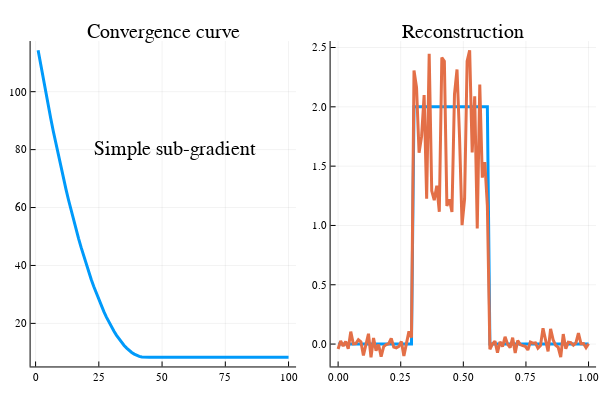

Notebook source saved alongside this figure:
### Markdown cell above
##### Results

We test the algorithm with different initialisation values. We will interpret the results in the next section.

### Code cell
# Initialization
x = zeros(n,1);
lambda=1e-2;
itermax_subgradient_simple=100;
pas = 1
xbest, histo_subgradient_simple = subgradient_simple(x,y,H,W,lambda,pas,itermax_subgradient_simple);
plotly();

iter_subgradient_simple = 1:itermax_subgradient_simple;
x = [xt,xbest];

p1 = plot(iter_subgradient_simple,histo_subgradient_simple,title="Convergence curve",label=["f"],lw=3,ann=[(55,80,"Simple sub-gradient")])
p2 = plot(px,x,title="Reconstruction",label=["True solution" "Optimized solution"],lw=3)
plot(p1,p2,layout=(1,2),legend=false)

### Figure 1 — Plotly figure (JSON) as saved in the notebook; plotly's stock layout.template omitted (floating-point values rounded to 4 significant figures)
{"data": [{"colorbar": {"title": ""}, "legendgroup": ["f"], "line": {"color": "rgba(0, 154, 250, 1.000)", "dash": "solid", "shape": "linear", "width": 3}, "mode": "lines", "name": ["f"], "showlegend": true, "type": "scatter", "x": [1, 2, 3, 4, 5, 6, 7, 8, 9, 10, 11, 12, 13, 14, 15, 16, 17, 18, 19, 20, 21, 22, 23, 24, 25, 26, 27, 28, 29, 30, 31, 32, 33, 34, 35, 36, 37, 38, 39, 40, 41, 42, 43, 44, 45, 46, 47, 48, 49, 50, 51, 52, 53, 54, 55, 56, 57, 58, 59, 60, 61, 62, 63, 64, 65, 66, 67, 68, 69, 70, 71, 72, 73, 74, 75, 76, 77, 78, 79, 80, 81, 82, 83, 84, 85, 86, 87, 88, 89, 90, 91, 92, 93, 94, 95, 96, 97, 98, 99, 100], "xaxis": "x1", "y": [114.3, 109.4, 104.5, 99.8, 95.21, 90.73, 86.37, 82.13, 78.0, 74.0, 70.11, 66.34, 62.69, 59.16, 55.75, 52.46, 49.28, 46.22, 43.29, 40.47, 37.76, 35.18, 32.72, 30.37, 28.14, 26.03, 24.04, 22.17, 20.42, 18.78, 17.27, 15.87, 14.59, 13.43, 12.38, 11.46, 10.65, 9.968, 9.399, 8.948, 8.617, 8.403, 8.308, 8.308, 8.308, 8.308, 8.308, 8.308, 8.308, 8.308, 8.308, 8.308, 8.308, 8.308, 8.308, 8.308, 8.308, 8.308, 8.308, 8.308, 8.308, 8.308, 8.308, 8.308, 8.308, 8.308, 8.308, 8.308, 8.308, 8.308, 8.308, 8.308, 8.308, 8.308, 8.308, 8.308, 8.308, 8.308, 8.308, 8.308, 8.308, 8.308, 8.308, 8.308, 8.308, 8.308, 8.308, 8.308, 8.308, 8.308, 8.308, 8.308, 8.308, 8.308, 8.308, 8.308, 8.308, 8.308, 8.308, 8.308], "yaxis": "y1", "zmax": null, "zmin": null}, {"colorbar": {"title": ""}, "legendgroup": "True solution", "line": {"color": "rgba(0, 154, 250, 1.000)", "dash": "solid", "shape": "linear", "width": 3}, "mode": "lines", "name": "True solution", "showlegend": true, "type": "scatter", "x": [0, 0.0101, 0.0202, 0.0303, 0.0404, 0.05051, 0.06061, 0.07071, 0.08081, 0.09091, 0.101, 0.1111, 0.1212, 0.1313, 0.1414, 0.1515, 0.1616, 0.1717, 0.1818, 0.1919, 0.202, 0.2121, 0.2222, 0.2323, 0.2424, 0.2525, 0.2626, 0.2727, 0.2828, 0.2929, 0.303, 0.3131, 0.3232, 0.3333, 0.3434, 0.3535, 0.3636, 0.3737, 0.3838, 0.3939, 0.404, 0.4141, 0.4242, 0.4343, 0.4444, 0.4545, 0.4646, 0.4747, 0.4848, 0.4949, 0.5051, 0.5152, 0.5253, 0.5354, 0.5455, 0.5556, 0.5657, 0.5758, 0.5859, 0.596, 0.6061, 0.6162, 0.6263, 0.6364, 0.6465, 0.6566, 0.6667, 0.6768, 0.6869, 0.697, 0.7071, 0.7172, 0.7273, 0.7374, 0.7475, 0.7576, 0.7677, 0.7778, 0.7879, 0.798, 0.8081, 0.8182, 0.8283, 0.8384, 0.8485, 0.8586, 0.8687, 0.8788, 0.8889, 0.899, 0.9091, 0.9192, 0.9293, 0.9394, 0.9495, 0.9596, 0.9697, 0.9798, 0.9899, 1], "xaxis": "x2", "y": [0, 0, 0, 0, 0, 0, 0, 0, 0, 0, 0, 0, 0, 0, 0, 0, 0, 0, 0, 0, 0, 0, 0, 0, 0, 0, 0, 0, 0, 0, 2, 2, 2, 2, 2, 2, 2, 2, 2, 2, 2, 2, 2, 2, 2, 2, 2, 2, 2, 2, 2, 2, 2, 2, 2, 2, 2, 2, 2, 2, 0, 0, 0, 0, 0, 0, 0, 0, 0, 0, 0, 0, 0, 0, 0, 0, 0, 0, 0, 0, 0, 0, 0, 0, 0, 0, 0, 0, 0, 0, 0, 0, 0, 0, 0, 0, 0, 0, 0, 0], "yaxis": "y2", "zmax": null, "zmin": null}, {"colorbar": {"title": ""}, "legendgroup": "Optimized solution", "line": {"color": "rgba(227, 111, 71, 1.000)", "dash": "solid", "shape": "linear", "width": 3}, "mode": "lines", "name": "Optimized solution", "showlegend": true, "type": "scatter", "x": [0, 0.0101, 0.0202, 0.0303, 0.0404, 0.05051, 0.06061, 0.07071, 0.08081, 0.09091, 0.101, 0.1111, 0.1212, 0.1313, 0.1414, 0.1515, 0.1616, 0.1717, 0.1818, 0.1919, 0.202, 0.2121, 0.2222, 0.2323, 0.2424, 0.2525, 0.2626, 0.2727, 0.2828, 0.2929, 0.303, 0.3131, 0.3232, 0.3333, 0.3434, 0.3535, 0.3636, 0.3737, 0.3838, 0.3939, 0.404, 0.4141, 0.4242, 0.4343, 0.4444, 0.4545, 0.4646, 0.4747, 0.4848, 0.4949, 0.5051, 0.5152, 0.5253, 0.5354, 0.5455, 0.5556, 0.5657, 0.5758, 0.5859, 0.596, 0.6061, 0.6162, 0.6263, 0.6364, 0.6465, 0.6566, 0.6667, 0.6768, 0.6869, 0.697, 0.7071, 0.7172, 0.7273, 0.7374, 0.7475, 0.7576, 0.7677, 0.7778, 0.7879, 0.798, 0.8081, 0.8182, 0.8283, 0.8384, 0.8485, 0.8586, 0.8687, 0.8788, 0.8889, 0.899, 0.9091, 0.9192, 0.9293, 0.9394, 0.9495, 0.9596, 0.9697, 0.9798, 0.9899, 1], "xaxis": "x2", "y": [-0.04091, 0.02663, -0.01716, 0.02193, -0.0391, 0.1046, 0.001623, 0.0047, 0.03728, 0.01894, -0.09589, -0.004335, 0.087, -0.111, 0.05094, -0.05572, -0.003759, -0.1063, -0.02115, -0.004175, 0.002665, 0.04802, -0.02552, -0.03207, -0.02022, 0.02131, -0.1006, 0.003758, 0.1069, 0.05479, 2.306, 2.164, 1.613, 1.75, 2.098, 1.225, 2.448, 1.293, 1.213, 1.336, 1.115, 2.415, 2.385, 1.164, 1.22, 1.114, 2.104, 2.314, 1.746, 1.003, 1.223, 2.385, 2.477, 1.616, 2.09, 0.9747, 2.189, 1.403, 1.534, 1.167, -0.04409, -0.0002301, 0.02505, -0.07286, 0.01967, -0.02124, 0.06117, -0.0007796, -0.03056, 0.05393, -0.07532, 0.03012, -0.004668, -0.01255, -0.01948, -0.04968, 0.01697, 0.008038, 0.01078, -0.03504, -0.01322, 0.1336, 0.03447, -0.06125, 0.1281, 0.03509, -0.01062, -0.02675, -0.1094, 0.08446, -0.03909, 0.01646, 0.01208, -0.009556, 0.009808, 0.09286, 0.003621, 0.004793, -0.03061, 0.002997], "yaxis": "y2", "zmax": null, "zmin": null}], "layout": {"annotations": [{"font": {"color": "rgba(0, 0, 0, 1.000)", "family": "sans-serif", "size": 20}, "rotation": 0, "showarrow": false, "text": "Convergence curve", "x": 0.2722, "xanchor": "center", "xref": "paper", "y": 1, "yanchor": "top", "yref": "paper"}, {"font": {"color": "rgba(0, 0, 0, 1.000)", "family": "sans-serif", "size": 20}, "rotation": 0, "showarrow": false, "text": "Simple sub-gradient", "x": 55, "xanchor": "center", "xref": "x1", "y": 80, "yanchor": "middle", "yref": "y1"}, {"font": {"color": "rgba(0, 0, 0, 1.000)", "family": "sans-serif", "size": 20}, "rotation": 0, "showarrow": false, "text": "Reconstruction", "x": 0.7722, "xanchor": "center", "xref": "paper", "y": 1, "yanchor": "top", "yref": "paper"}], "height": 400, "margin": {"b": 20, "l": 0, "r": 0, "t": 20}, "paper_bgcolor": "rgba(255, 255, 255, 1.000)", "plot_bgcolor": "rgba(255, 255, 255, 1.000)", "showlegend": false, "width": 600, "xaxis1": {"anchor": "y1", "domain": [0.05101, 0.4934], "gridcolor": "rgba(0, 0, 0, 0.100)", "gridwidth": 0.5, "linecolor": "rgba(0, 0, 0, 1.000)", "mirror": false, "range": [-1.97, 103.0], "showgrid": true, "showline": true, "showticklabels": true, "tickangle": 0, "tickcolor": "rgb(0, 0, 0)", "tickfont": {"color": "rgba(0, 0, 0, 1.000)", "family": "sans-serif", "size": 11}, "tickmode": "array", "ticks": "inside", "ticktext": ["0", "25", "50", "75", "100"], "tickvals": [0, 25, 50, 75, 100], "title": "", "titlefont": {"color": "rgba(0, 0, 0, 1.000)", "family": "sans-serif", "size": 15}, "type": "-", "visible": true, "zeroline": false, "zerolinecolor": "rgba(0, 0, 0, 1.000)"}, "xaxis2": {"anchor": "y2", "domain": [0.551, 0.9934], "gridcolor": "rgba(0, 0, 0, 0.100)", "gridwidth": 0.5, "linecolor": "rgba(0, 0, 0, 1.000)", "mirror": false, "range": [-0.03, 1.03], "showgrid": true, "showline": true, "showticklabels": true, "tickangle": 0, "tickcolor": "rgb(0, 0, 0)", "tickfont": {"color": "rgba(0, 0, 0, 1.000)", "family": "sans-serif", "size": 11}, "tickmode": "array", "ticks": "inside", "ticktext": ["0.00", "0.25", "0.50", "0.75", "1.00"], "tickvals": [0, 0.25, 0.5, 0.75, 1], "title": "", "titlefont": {"color": "rgba(0, 0, 0, 1.000)", "family": "sans-serif", "size": 15}, "type": "-", "visible": true, "zeroline": false, "zerolinecolor": "rgba(0, 0, 0, 1.000)"}, "yaxis1": {"anchor": "x1", "domain": [0.03762, 0.9415], "gridcolor": "rgba(0, 0, 0, 0.100)", "gridwidth": 0.5, "linecolor": "rgba(0, 0, 0, 1.000)", "mirror": false, "range": [5.128, 117.5], "showgrid": true, "showline": true, "showticklabels": true, "tickangle": 0, "tickcolor": "rgb(0, 0, 0)", "tickfont": {"color": "rgba(0, 0, 0, 1.000)", "family": "sans-serif", "size": 11}, "tickmode": "array", "ticks": "inside", "ticktext": ["20", "40", "60", "80", "100"], "tickvals": [20, 40, 60, 80, 100], "title": "", "titlefont": {"color": "rgba(0, 0, 0, 1.000)", "family": "sans-serif", "size": 15}, "type": "-", "visible": true, "zeroline": false, "zerolinecolor": "rgba(0, 0, 0, 1.000)"}, "yaxis2": {"anchor": "x2", "domain": [0.03762, 0.9415], "gridcolor": "rgba(0, 0, 0, 0.100)", "gridwidth": 0.5, "linecolor": "rgba(0, 0, 0, 1.000)", "mirror": false, "range": [-0.1887, 2.555], "showgrid": true, "showline": true, "showticklabels": true, "tickangle": 0, "tickcolor": "rgb(0, 0, 0)", "tickfont": {"color": "rgba(0, 0, 0, 1.000)", "family": "sans-serif", "size": 11}, "tickmode": "array", "ticks": "inside", "ticktext": ["0.0", "0.5", "1.0", "1.5", "2.0", "2.5"], "tickvals": [0, 0.5, 1, 1.5, 2, 2.5], "title": "", "titlefont": {"color": "rgba(0, 0, 0, 1.000)", "family": "sans-serif", "size": 15}, "type": "-", "visible": true, "zeroline": false, "zerolinecolor": "rgba(0, 0, 0, 1.000)"}}}
